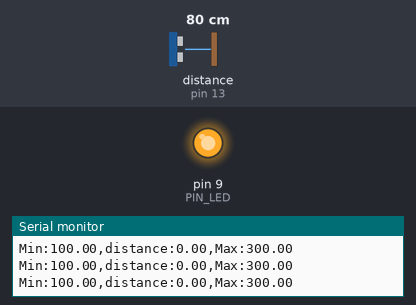
The sketch below on a simulated Arduino Uno, built with avr-gcc and run on an emulated ATmega328P. On the bench: output pins drawn as LEDs (lit = HIGH), the last lines printed to the serial monitor. Wiring (inferred from the names in the program): ultrasonic range finder: trigger pin 12; echo pin 13. The test bench sets the inputs (shaded band); at power-on: distance to the obstacle (sensor on pin 13) 80 cm. The echo pulse lasts 58.3 µs per cm; pins used as bus, display or sensor lines are not drawn.

Above: at 1.2 s.
1.3 s: distance to the obstacle (sensor on pin 13) set to 32 cm
2.8 s: distance to the obstacle (sensor on pin 13) set to 28 cm
At 3.05 s:
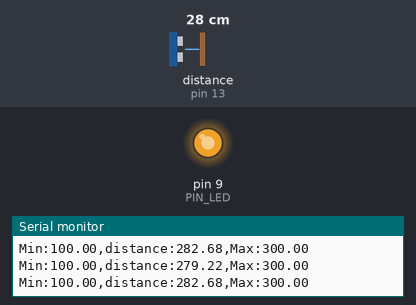
5.8 s: distance to the obstacle (sensor on pin 13) set to 18 cm
At 5.97 s:
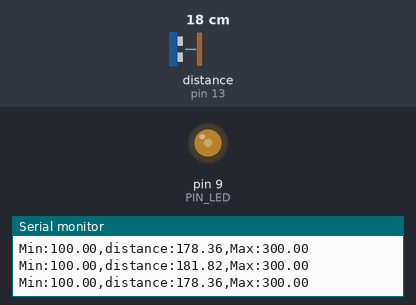
Timing chart, 0 to 14.8 s (numbered marks = the images above; inputs shaded):
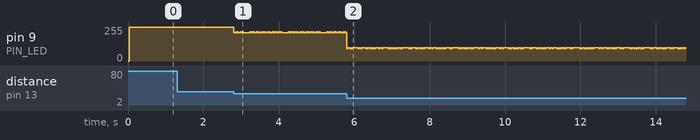

The sketch:

08_example_2_Distance.ino
```cpp
// Arduino pin assignment
#define PIN_LED 9
#define PIN_TRIG 12   // sonar sensor TRIGGER
#define PIN_ECHO 13   // sonar sensor ECHO

// configurable parameters
#define SND_VEL 346.0     // sound velocity at 24 celsius degree (unit: m/sec)
#define INTERVAL 25      // sampling interval (unit: msec)
#define PULSE_DURATION 10 // ultra-sound Pulse Duration (unit: usec)
#define _DIST_MIN 100.0   // minimum distance to be measured (unit: mm)
#define _DIST_MAX 300.0   // maximum distance to be measured (unit: mm)

#define TIMEOUT ((INTERVAL / 2) * 1000.0) // maximum echo waiting time (unit: usec)
#define SCALE (0.001 * 0.5 * SND_VEL) // coefficent to convert duration to distance

unsigned long last_sampling_time;   // unit: msec
float prev;
void setup() {
  // initialize GPIO pins
  pinMode(PIN_LED, OUTPUT);
  pinMode(PIN_TRIG, OUTPUT);  // sonar TRIGGER
  pinMode(PIN_ECHO, INPUT);   // sonar ECHO
  digitalWrite(PIN_TRIG, LOW);  // turn-off Sonar

  // initialize serial port
  Serial.begin(57600);
}

void loop() {
  float distance;

  // wait until next sampling time.
  // millis() returns the number of milliseconds since the program started.
  //    Will overflow after 50 days.
  if (millis() < (last_sampling_time + INTERVAL))
    return;

  distance = USS_measure(PIN_TRIG, PIN_ECHO); // read distance

  if (distance < _DIST_MIN) {
    distance = prev;   // Set Lower Value
    prev = distance;
    digitalWrite(PIN_LED, 1);       // LED OFF
  } else if (distance > _DIST_MAX) {
    distance = prev;
    prev = distance;    // Set Higher Value
    digitalWrite(PIN_LED, 1);       // LED OFF
  }
   else {    // In desired Range
    digitalWrite(PIN_LED, 0);       // LED ON
    prev = distance;
    if (distance > 100 && distance < 200) {
    analogWrite(PIN_LED, 255 - 255/100*(distance-100) );
  }  else if (distance > 200 && distance < 300) {
    analogWrite(PIN_LED, 255 + 255/100*(distance-300));
  }

  }

  // output the distance to the serial port
  Serial.print("Min:");        Serial.print(_DIST_MIN);
  Serial.print(",distance:");  Serial.print(distance);
  Serial.print(",Max:");       Serial.print(_DIST_MAX);
  Serial.println("");

  // do something here
  // ---------- delay(50); // Assume that it takes 50ms to do something.

  // update last sampling time
  last_sampling_time += INTERVAL;
}

// get a distance reading from USS. return value is in millimeter.
float USS_measure(int TRIG, int ECHO)
{
  digitalWrite(TRIG, HIGH);
  delayMicroseconds(PULSE_DURATION);
  digitalWrite(TRIG, LOW);

  return pulseIn(ECHO, HIGH, TIMEOUT) * SCALE; // unit: mm

  // Pulse duration to distance conversion example (target distance = 17.3m)
  // - round trip distance: 34.6m
  // - expected pulse duration: 0.1 sec, or 100,000us
  // - pulseIn(ECHO, HIGH, timeout) * 0.001 * 0.5 * SND_VEL
  //        = 100,000 micro*sec * 0.001 milli/micro * 0.5 * 346 meter/sec
  //        = 100,000 * 0.001 * 0.5 * 346 * micro * sec * milli * meter
  //                                        ----------------------------
  //                                         micro * sec
  //        = 100 * 173 milli*meter = 17,300 mm = 17.3m
  // pulseIn() returns microseconds.
}
```

Measured:
- after the input at 2.8 s, pin 9 (PIN_LED): 255/255 → 213/255 at once, then moves between 213/255 and 220/255, repeating every 1.0 s
